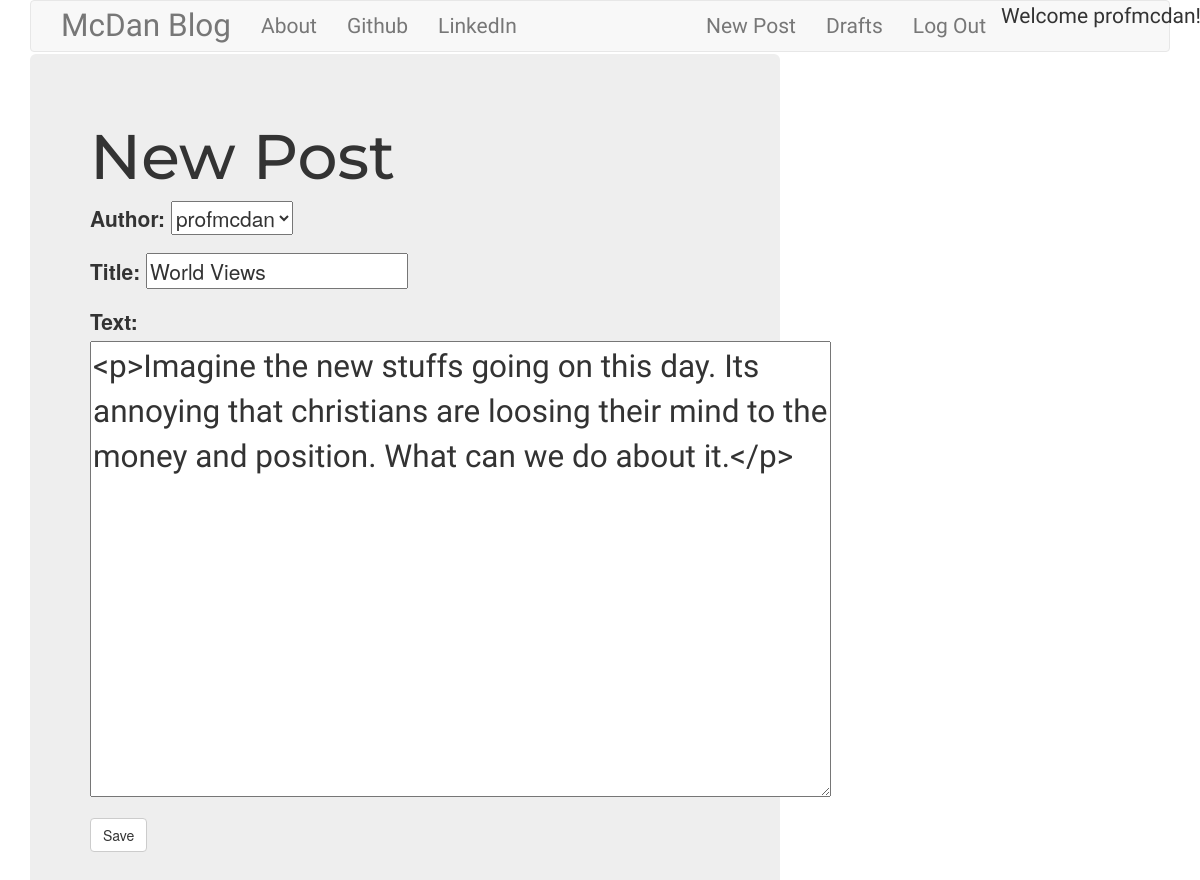
Screenshot of /post/1/edit/ (signed in) with the database file from the repository.
### blog/models.py (models this page shows, shortened)
class Post(models.Model):
    author = models.ForeignKey('auth.User') # Link author with authporization
    title = models.CharField(max_length = 200)
    text = models.TextField()
    created_date = models.DateTimeField(auto_now=True)
    published_date = models.DateTimeField(blank=True, null=True)

### blog/views.py (the view)
# urls.py: url(r'^post/(?P<pk>\d+)/edit/$', views.PostUpdateView.as_view(), name='post_edit'),
class PostUpdateView(LoginRequiredMixin, UpdateView):
    login_url = '/login/'
    redirect_field_name = 'blog/post_detail.html'
    form_class = PostForm
    model = Post

### blog/forms.py
class PostForm(forms.ModelForm):
    class Meta():
        model = Post
        fields = ('author', 'title', 'text')
        widgets = {
            'title': forms.TextInput(attrs={'class':'textinputclass'}),
            'text': forms.Textarea(attrs={'class':'editable medium-editor-textarea postcontent'})
        }

### blog/templates/blog/post_form.html (shortened to what this page needs)
{% extends 'blog/base.html' %}
{% block body_block %}
<div class="jumbotron">
  <h1>New Post</h1>
  <form class="post-form" method="post">
    {{ form.as_p }}
    <button type="submit" class=" save btn btn-default" name="button">Save</button>
  </form>
</div>
{% endblock %}

### blog/templates/blog/base.html (shortened to what this page needs)
<!DOCTYPE html>
{% load staticfiles %}
<html>
  <head>
    <link rel="stylesheet" href="https://maxcdn.bootstrapcdn.com/bootstrap/3.3.7/css/bootstrap.min.css">
    <link rel="stylesheet" href="//cdn.jsdelivr.net/medium-editor/latest/css/medium-editor.min.css" type="text/css" media="screen" charset="utf-8">
    <link rel="stylesheet" href="{% static 'css/blog.css' %}">
  </head>
  <body>
    <div class="container">
      <nav class="navbar navbar-default techfont custom-navbar">
        <div class="container">
          <ul class="nav navbar-nav">
            <li><a class="bigbrand" href="{% url 'post_list' %}">McDan Blog</a></li>
            <li><a href="{% url 'about' %}">About</a></li>
            <li><a href="https://www.github.com/profmcdan">Github</a></li>
            <li><a href="https://www.linkedin.com">LinkedIn</a></li>
          </ul>
          <ul class="nav navbar-nav navbar-right">
            {% if user.is_authenticated %}
              <li><a href="{% url 'post_new' %}">New Post</a></li>
              <li><a href="{% url 'post_draft_list' %}">Drafts</a></li>
              <li><a href="{% url 'logout' %}">Log Out</a></li>
              <li>Welcome {{ user.username }}!</li>
            {% else %}
              <li class="nav navbar-right"><a href="{% url 'login' %}"><span class="glyphicon glyphicon-user"></span></a></li>
            {% endif %}
          </ul>
        </div>
      </nav>
    </div>
    <div class="container">
      <div class="row">
        <div class="col-md-8">
          <div class="blog_posts">
            {% block body_block %}{% endblock %}
          </div>
        </div>
      </div>
    </div>
  </body>
</html>

### blog/static/css/blog.css (style rules this page uses)
h1 { font-family: 'Montserrat', sans-serif; }
li { font-family: 'Gloria Hallelujah', cursive; }
a { font-family: 'Vidaloka', serif; }
.techfont { font-family: 'Berkshire Swash', cursive; font-size: 1.5em; margin-bottom: 2px; }
.bigbrand { font-size: 1.5em; }
.postcontent { font-family: 'Gloria Hallelujah', cursive; font-size: 1.5em; }

### rows the page displays
Post: author "profmcdan", title "World Views", text "<p>Imagine the new stuffs going on this day. Its annoying that christians are loosing their mind to the money and position. What can we do about it.</p>"

### other values shown
{{ user.username }} "profmcdan"
